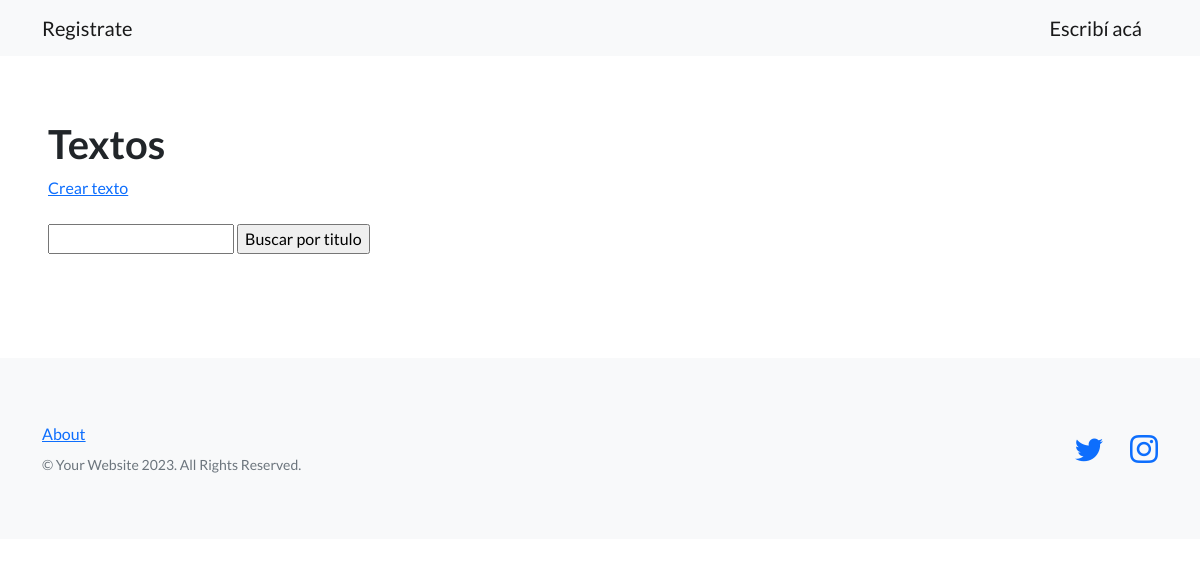
/Common/textos/, run on an earlier commit of the app's database.
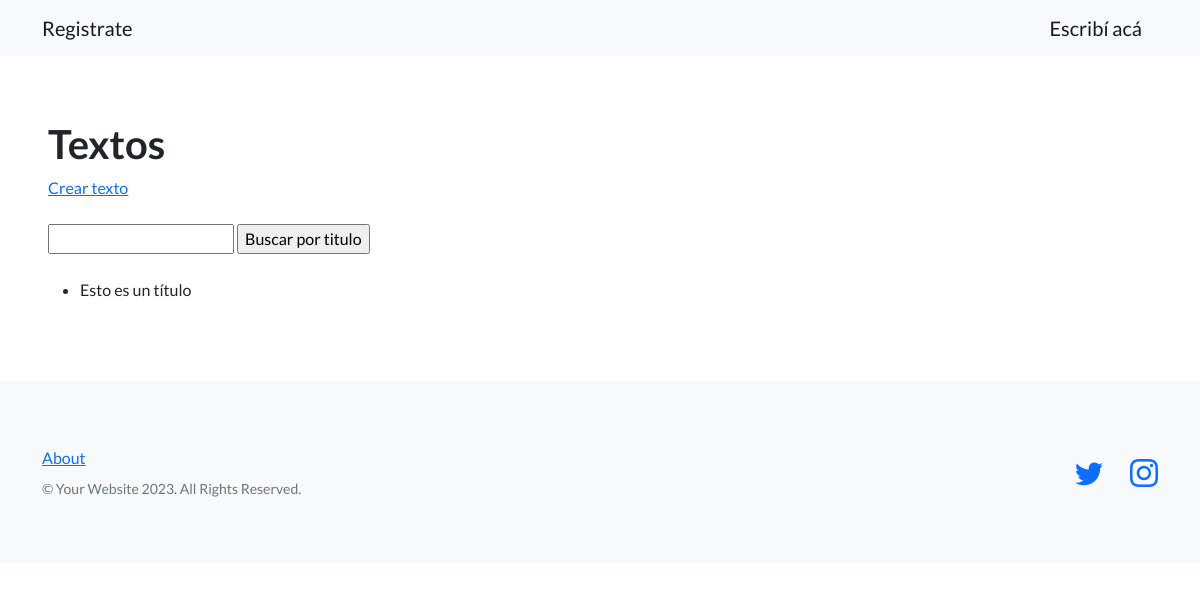
And on a later commit of the database.
### Common/models.py (models this page shows)
class Textos(models.Model):
    titulo = models.CharField(max_length=40)
    texto = models.CharField(max_length=480)
    image = models.ImageField(upload_to='images/', blank=True)
    autor = models.ForeignKey(Usuarios, on_delete=models.CASCADE)

### Common/views.py (the view)
# urls.py: path('textos/', listaTextos, name="textos"),
def listaTextos(request):
    contexto = {
        "textos": Textos.objects.all(),
    }
    http_response = render(
        request=request,
        template_name='Common/textos.html',
        context=contexto,
    )
    return http_response

### Common/Templates/Common/Textos.html (shortened to what this page needs)
{% extends "Common/Inicio.html" %}
{% load static %}
{% block contenido %}
<section>
    <div>
      <h1>Textos</h1>
      <a href="{% url "crearTexto" %}">Crear texto</a>
      <br><br>
      <form action="{% url 'buscarTexto' %}" method="post">
        <input type="text" name="busqueda">
        <input type="submit" value="Buscar por titulo">
      </form>
      <br>
      <ul>
      {% for texto in textos %}
        <li>{{ texto.titulo }}</li>
      {% endfor %}
      </ul>
    </div>
  </section>
{% endblock contenido %}

What changed in the data, as far as the page shows it:
added Textos: titulo "Esto es un título"
